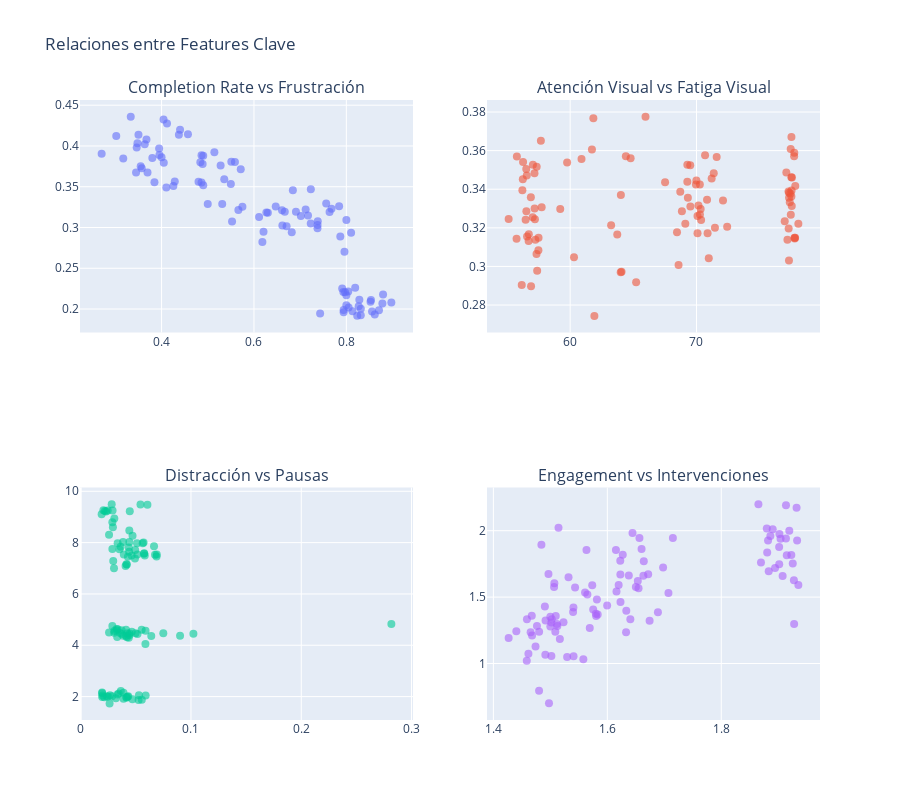

The notebook cell saved with this chart:
### Markdown cell above
## 6. Análisis de Segmentos Naturales

### Code cell
fig = make_subplots(
    rows=2, cols=2,
    subplot_titles=('Completion Rate vs Frustración', 
                    'Atención Visual vs Fatiga Visual',
                    'Distracción vs Pausas',
                    'Engagement vs Intervenciones')
)

fig.add_trace(
    go.Scatter(x=df['completion_rate'], y=df['avg_frustration'], 
               mode='markers', name='Usuarios',
               marker=dict(size=8, opacity=0.6)),
    row=1, col=1
)

fig.add_trace(
    go.Scatter(x=df['avg_visual_attention'], y=df['avg_visual_fatigue'], 
               mode='markers', name='Usuarios',
               marker=dict(size=8, opacity=0.6)),
    row=1, col=2
)

fig.add_trace(
    go.Scatter(x=df['distraction_events_per_hour'], y=df['avg_pause_count'], 
               mode='markers', name='Usuarios',
               marker=dict(size=8, opacity=0.6)),
    row=2, col=1
)

fig.add_trace(
    go.Scatter(x=df['avg_engagement_score'], y=df['intervention_count_per_activity'], 
               mode='markers', name='Usuarios',
               marker=dict(size=8, opacity=0.6)),
    row=2, col=2
)

fig.update_layout(height=800, showlegend=False, title_text="Relaciones entre Features Clave")
fig.write_html('../output/scatter_relationships.html')
fig.show()
